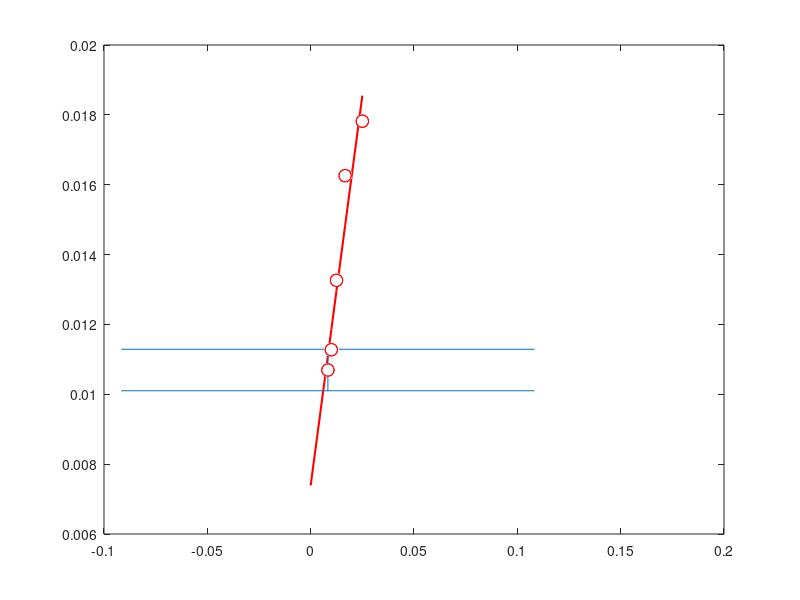

MATLAB code to generate this figure: (Note: this script raises an error after producing the figure.)
%% RD-IBG
x = [1/120, 1/100,1/80, 1/60, 1/40];
y = [1/93.5, 1/88.69, 1/75.4, 1/61.5, 1/56.12];

plot(x,y,'ro','MarkerEdge', 'r','MarkerFace', 'w','MarkerSize',9);
hold on

P = polyfit(x, y, 1);
m = P(1);
c = P(2);
k_INF = c^-1;
yfit = P(1)*x+P(2);

hold on;
x1 = [0, x];
plot(x1, m.*x1+c, 'r-','LineWidth',1.5);
plot(x,y,'ro','MarkerEdge', 'r','MarkerFace', [1 1 1],'MarkerSize',9);

%% error
err = errorbar(x(1), y(1), std([1/96.9,1/105.49]));
err.Color = 'r';
err.LineWidth = 1.5;
err = errorbar(x(2), y(2), std([1/79.9,1/87.49]));
err.Color = 'r';
err.LineWidth = 1.5;
err = errorbar(x(3), y(3), std([1/67.9,1/72.49]));
err.Color = 'r';
err.LineWidth = 1.5;
err = errorbar(x(4), y(4), std([1/58.9,1/63.49]));
err.Color = 'r';
err.LineWidth = 1.5;
err = errorbar(x(5), y(5), std([1/51.9,1/59.49]));
err.Color = 'r';
err.LineWidth = 1.5;
figdecor(gcf,'1/L (nm^{-1})', '1/k (mK/W)',300);
newfig = rNEMD(y,c);
annotation(gcf,'textbox',...
    [0.629294036061027 0.882739212007504 0.229929264909848 0.0365853658536589],...
    'String','f_{sp^{3}} = 1.25% AB-Stacked RD-IBG',...
    'FontWeight','bold',...
    'FontSize',16,...
    'FontName','garamond',...
    'FitBoxToText','off',...
    'BackgroundColor',[0.941176470588235 0.941176470588235 0.941176470588235]);
% set(gcf, 'Position', get(0, 'Screensize'));